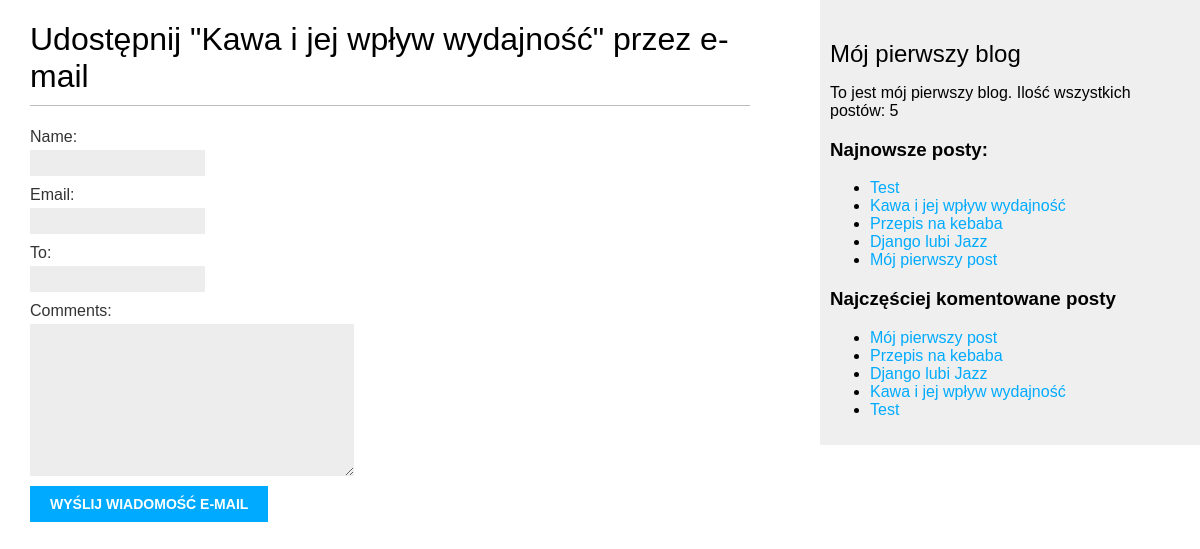
Page /blog/5/share on the earlier database version.
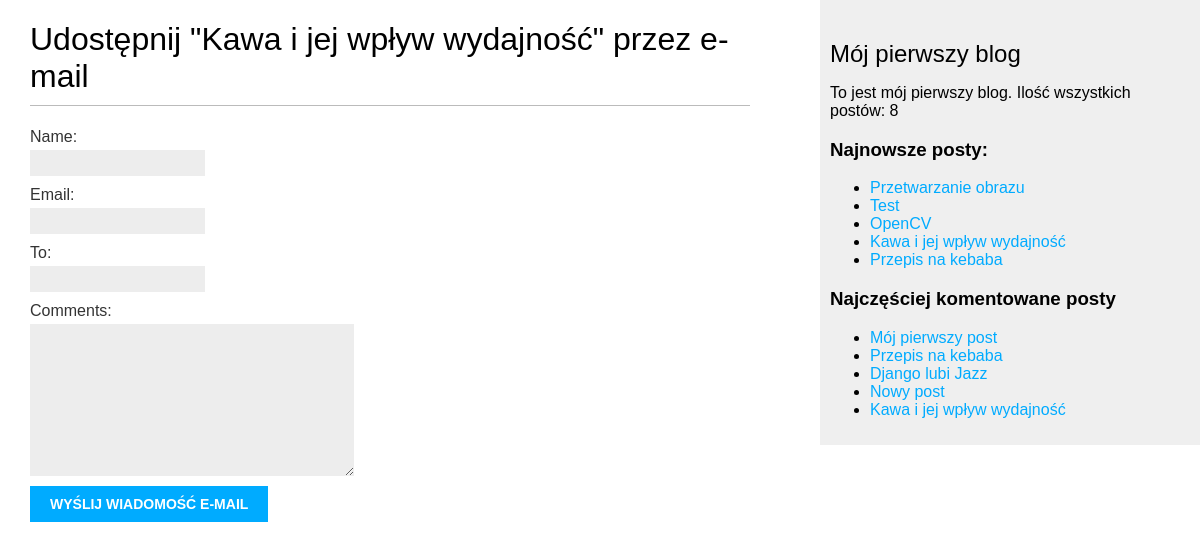
Same page on the later database version.
### blog/models.py (models this page shows, shortened)
class Post(models.Model):
    class Status(models.TextChoices):
        DRAFT = 'DF', 'Roboczy'
        PUBLISHED = 'PB', 'Opublikowany'
    title = models.CharField(max_length=250)
    slug = models.SlugField(max_length=250, unique_for_date="publish")
    author = models.ForeignKey(User, on_delete=models.CASCADE, related_name='blog_post')
    body = models.TextField()
    publish = models.DateTimeField(default=timezone.now)
    created = models.DateTimeField(auto_now_add=True)
    updated = models.DateTimeField(auto_now=True)
    status = models.CharField(max_length=2, choices=Status.choices, default=Status.DRAFT)
    object = models.Manager()
    published = PublishedManager()
    tags = TaggableManager()
    class Meta:
        ordering = ['-publish']
        indexes = [
            models.Index(fields=['-publish']),
        ]
    def get_absolute_url(self):
        return reverse("blog:post_detail",
                       args=[self.publish.year, self.publish.month, self.publish.day, self.slug])

### blog/views.py (the view)
# urls.py: path("<int:post_id>/share", views.post_share, name="post_share"),
def post_share(request, post_id):
    post = get_object_or_404(Post, id=post_id, status=Post.Status.PUBLISHED)
    sent = False
    if request.method == "POST":
        form = EmailPostForm(request.POST)
        if form.is_valid():
            cd = form.cleaned_data
            post_url = request.build_absolute_uri(
                post.get_absolute_url())
            subject = f"{cd['name']} zaleca Ci przeczytanie " \
                      f"{post.title}"
            massage = f"Przczytaj {post.title} pod adresem {post_url}\n\n" \
                      f"komenatrze {cd['name']}: {cd['comments']}"
            send_mail(subject, massage, 'urb2001an@gmail.com', [cd['to']])
            sent = True
    else:
        form = EmailPostForm()
    return render(request, "blog/post/share.html", {"post": post, "form": form, "sent": sent})

### blog/forms.py
class EmailPostForm(forms.Form):
    name = forms.CharField(max_length=25)
    email = forms.EmailField()
    to = forms.EmailField()
    comments = forms.CharField(required=False, widget=forms.Textarea)

### blog/models.py (called while the page is built)
    def get_queryset(self):
        return super().get_queryset() \
            .filter(status=Post.Status.PUBLISHED)

### blog/templatetags/blog_tags.py (called while the page is built)
@register.simple_tag
def total_posts():
    return Post.published.count()

@register.inclusion_tag("blog/post/latest_posts.html")
def show_latest_posts(count=5):
    latest_posts = Post.published.order_by("-publish")[:count]
    return {"latest_posts" : latest_posts}

@register.simple_tag
def get_most_commented_posts(count=5):
    return Post.published.annotate(total_comments=Count("comments")
                                   ).order_by("-total_comments")[:count]

### blog/templates/blog/post/share.html (shortened to what this page needs)
{% extends "blog/base.html" %}
{% block content %}
    {% if sent %}
    <h1>Wiadomość email została pomyślnie wysłana</h1>
    <p> Wysłanie posta "{{ post.title }}" do {{ form.cleaned_data.to }} zakończyło się pomyślnie</p>
    {% else %}
    <h1>Udostępnij "{{ post.title }}" przez e-mail</h1>
    <form method="post">
    {{ form.as_p }}
    <input type="submit" value="Wyślij wiadomość e-mail">
    </form>
    {% endif %}
{% endblock %}

### blog/templates/blog/base.html (shortened to what this page needs)
{% load blog_tags %}
{% load static %}
{{ '<' }}{{ '!DOCTYPE html>' }}
<html>
<head>
    <link href="{% static 'css/blog.css' %}" rel="stylesheet">
</head>
<body>
<div id="content">
    {% block content %}
    {% endblock %}
</div>
<div id="sidebar">
    <h2>Mój pierwszy blog</h2>
    <p>To jest mój pierwszy blog.
    Ilość wszystkich postów: {% total_posts %}
    </p>
    <h3>Najnowsze posty:</h3>
    {% show_latest_posts 5 %}
    <h3>Najczęściej komentowane posty</h3>
    {% get_most_commented_posts as most_commented_posts %}
    <ul>
        {% for post in most_commented_posts %}
        <li>
            <a href="{{ post.get_absolute_url }}">{{ post.title }}</a>
        </li>
        {% endfor %}
    </ul>
</div>
</body>
</html>

### blog/templates/blog/post/latest_posts.html
<ul>
    {% for post in latest_posts %}
    <li>
        <a href="{{ post.get_absolute_url }}">{{ post.title }}</a>
    </li>
    {% endfor %}
</ul>

Differences in the rows shown:
no longer on one of the page's lists (row edited): Post: title "Test"
no longer on one of the page's lists (row edited): Post: title "Mój pierwszy post"
no longer on one of the page's lists (row edited): Post: title "Django lubi Jazz"
added Post: title "Przetwarzanie obrazu", shown under "Najnowsze posty:"
now on this page (row edited): Post: title "OpenCV", shown under "Najnowsze posty:"
now on this page (row edited): Post: title "Nowy post", shown under "Najczęściej komentowane posty"
Other differences:
text no longer shown: "5"
text now shown: "8"
